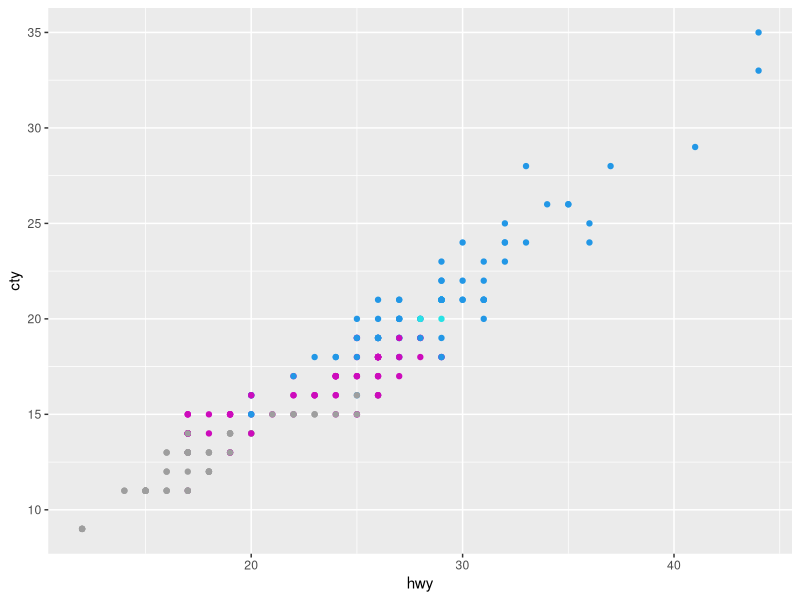
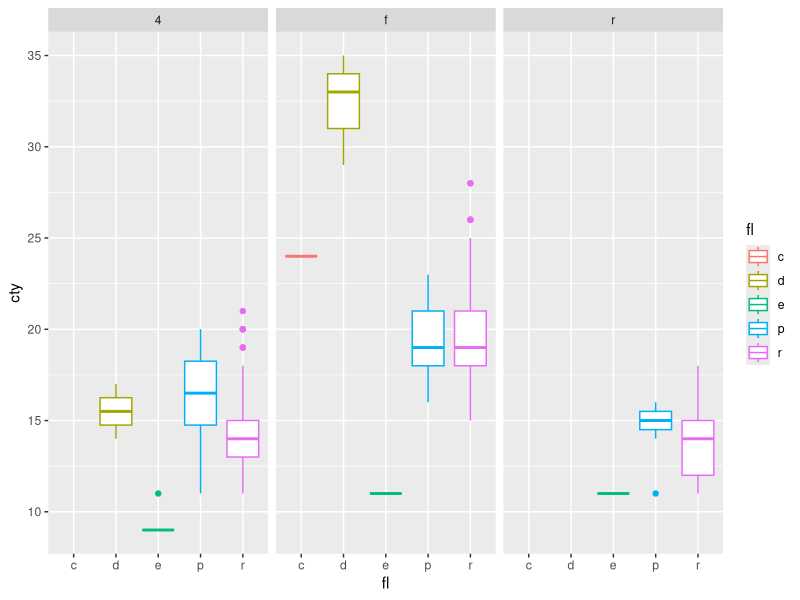

Recreate these plots in R, in order.
#importando o pacote GGPLOT
library(ggplot2)

#lendo a base de dados de automóveis
data(mpg)
names(mpg)

#descrição das variáveis disponíveis
## manufacturer - fabricante do veículo
## qualitativa nominal
mpg$manufacturer
## model - modelo do veículo
## qualitativa nominal
mpg$model
## displ - potência do motor (em litros)
## quantitativa contínua
mpg$displ
## year - ano de fabricação/lançamento
## qualitativa ordinal
mpg$year
## cyl - número de cilindros (pistões)
## quantitativa discreta
mpg$cyl
## trans - tipo de transmissão (câmbio)
## qualitativa nominal
mpg$trans
## drv - tipo de tração (dianteira, traseira, 4x4)
## qualitativa nominal
mpg$drv
## cty - consumo na cidade (milhas por galão)
## quantitativa continua
mpg$cty
## hwy - consumo na estrada (milhas por galão)
## quantitativa contínua
mpg$hwy
## fl - tipo de combustível
## qualitativa nominal
mpg$fl
## class - tipo de veículo
## qualitativa nominal
mpg$class

#resumo das variáveis
## qualitativa nominal - manufacturer, model, trans, drv, hwy, fl
## qualitativa ordinal - year
## quantitativa discreta - cyl
## quantitativa contínua - displ, cty, hwy,

#exibe total de registros e variáveis
dim(mpg)

#primeiro gráfico
attach(mpg)
ggplot(data = mpg, aes(x = hwy, y = cty)) + geom_point(color = cyl)

#segundo gráfico
ggplot() +
  facet_wrap(~drv) +
  geom_boxplot(data=mpg, mapping=aes(x=fl, y=cty, color=fl))

#mostrar grid
## https://stackoverflow.com/questions/8112208/how-can-i-obtain-an-unbalanced-grid-of-ggplots



